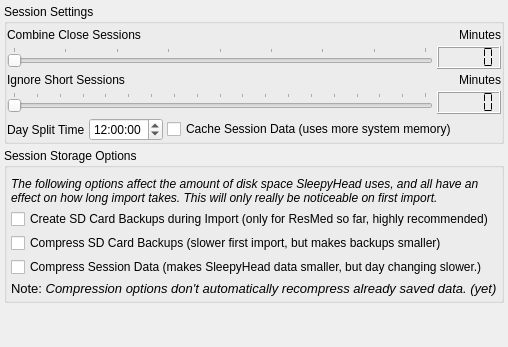
     <widget class="QWidget" name="importTab">
      <attribute name="title">
       <string>&amp;Import</string>
      </attribute>
      <layout class="QVBoxLayout" name="verticalLayout_5">
       <property name="spacing">
        <number>4</number>
       </property>
       <property name="margin">
        <number>4</number>
       </property>
       <item>
        <widget class="QGroupBox" name="groupBox_6">
         <property name="title">
          <string>Session Settings</string>
         </property>
         <layout class="QVBoxLayout" name="verticalLayout_10">
          <property name="spacing">
           <number>4</number>
          </property>
          <property name="leftMargin">
           <number>0</number>
          </property>
          <property name="topMargin">
           <number>4</number>
          </property>
          <property name="rightMargin">
           <number>0</number>
          </property>
          <property name="bottomMargin">
           <number>0</number>
          </property>
          <item>
           <layout class="QHBoxLayout" name="horizontalLayout_4">
            <item>
             <widget class="QLabel" name="label">
              <property name="text">
               <string>Combine Close Sessions </string>
              </property>
              <property name="alignment">
               <set>Qt::AlignLeading|Qt::AlignLeft|Qt::AlignVCenter</set>
              </property>
             </widget>
            </item>
            <item>
             <widget class="QLabel" name="label_4">
              <property name="text">
               <string>Minutes</string>
              </property>
              <property name="alignment">
               <set>Qt::AlignRight|Qt::AlignTrailing|Qt::AlignVCenter</set>
              </property>
             </widget>
            </item>
           </layout>
          </item>
          <item>
           <layout class="QHBoxLayout" name="horizontalLayout_2">
            <item>
             <widget class="QSlider" name="combineSlider">
              <property name="minimumSize">
               <size>
                <width>0</width>
                <height>0</height>
               </size>
              </property>
              <property name="toolTip">
               <string>Multiple sessions closer together than this value will be kept on the same day.
</string>
              </property>
              <property name="minimum">
               <number>0</number>
              </property>
              <property name="maximum">
               <number>240</number>
              </property>
              <property name="singleStep">
               <number>10</number>
              </property>
              <property name="pageStep">
               <number>60</number>
              </property>
              <property name="value">
               <number>0</number>
              </property>
              <property name="orientation">
               <enum>Qt::Horizontal</enum>
              </property>
              <property name="invertedAppearance">
               <bool>false</bool>
              </property>
              <property name="invertedControls">
               <bool>false</bool>
              </property>
              <property name="tickPosition">
               <enum>QSlider::TicksAbove</enum>
              </property>
              <property name="tickInterval">
               <number>30</number>
              </property>
             </widget>
            </item>
            <item>
             <widget class="QLCDNumber" name="combineLCD">
              <property name="frameShape">
               <enum>QFrame::Box</enum>
              </property>
              <property name="numDigits">
               <number>5</number>
              </property>
              <property name="segmentStyle">
               <enum>QLCDNumber::Flat</enum>
              </property>
             </widget>
            </item>
           </layout>
          </item>
          <item>
           <layout class="QHBoxLayout" name="horizontalLayout_5">
            <item>
             <widget class="QLabel" name="label_3">
              <property name="text">
               <string>Ignore Short Sessions</string>
              </property>
              <property name="alignment">
               <set>Qt::AlignLeading|Qt::AlignLeft|Qt::AlignVCenter</set>
              </property>
             </widget>
            </item>
            <item>
             <widget class="QLabel" name="label_5">
              <property name="text">
               <string>Minutes</string>
              </property>
              <property name="alignment">
               <set>Qt::AlignRight|Qt::AlignTrailing|Qt::AlignVCenter</set>
              </property>
             </widget>
            </item>
           </layout>
          </item>
          <item>
           <layout class="QHBoxLayout" name="horizontalLayout_3">
            <item>
             <widget class="QSlider" name="IgnoreSlider">
              <property name="toolTip">
               <string>&lt;!DOCTYPE HTML PUBLIC &quot;-//W3C//DTD HTML 4.0//EN&quot; &quot;http://www.w3.org/TR/REC-html40/strict.dtd&quot;&gt;
&lt;html&gt;&lt;head&gt;&lt;meta name=&quot;qrichtext&quot; content=&quot;1&quot; /&gt;&lt;style type=&quot;text/css&quot;&gt;
p, li { white-space: pre-wrap; }
&lt;/style&gt;&lt;/head&gt;&lt;body style=&quot; font-family:'Cantarell'; font-size:11pt; font-weight:400; font-style:normal;&quot;&gt;
&lt;p style=&quot; margin-top:0px; margin-bottom:0px; margin-left:0px; margin-right:0px; -qt-block-indent:0; text-indent:0px;&quot;&gt;Sessions shorter in duration than this will not be displayed&lt;span style=&quot; font-style:italic;&quot;&gt;.&lt;/span&gt;&lt;/p&gt;
&lt;p style=&quot;-qt-paragraph-type:empty; margin-top:0px; margin-bottom:0px; margin-left:0px; margin-right:0px; -qt-block-indent:0; text-indent:0px; font-style:italic;&quot;&gt;&lt;/p&gt;&lt;/body&gt;&lt;/html&gt;</string>
              </property>
              <property name="maximum">
               <number>90</number>
              </property>
              <property name="pageStep">
               <number>5</number>
              </property>
              <property name="orientation">
               <enum>Qt::Horizontal</enum>
              </property>
              <property name="tickPosition">
               <enum>QSlider::TicksAbove</enum>
              </property>
              <property name="tickInterval">
               <number>5</number>
              </property>
             </widget>
            </item>
            <item>
             <widget class="QLCDNumber" name="IgnoreLCD">
              <property name="frameShape">
               <enum>QFrame::Box</enum>
              </property>
              <property name="segmentStyle">
               <enum>QLCDNumber::Flat</enum>
              </property>
             </widget>
            </item>
           </layout>
          </item>
          <item>
           <layout class="QHBoxLayout" name="horizontalLayout">
            <item>
             <widget class="QLabel" name="label_2">
              <property name="text">
               <string>Day Split Time</string>
              </property>
              <property name="alignment">
               <set>Qt::AlignLeading|Qt::AlignLeft|Qt::AlignVCenter</set>
              </property>
             </widget>
            </item>
            <item>
             <widget class="QTimeEdit" name="timeEdit">
              <property name="toolTip">
               <string>Sessions starting before this time will go to the previous calendar day.</string>
              </property>
              <property name="buttonSymbols">
               <enum>QAbstractSpinBox::UpDownArrows</enum>
              </property>
              <property name="dateTime">
               <datetime>
                <hour>12</hour>
                <minute>0</minute>
                <second>0</second>
                <year>2000</year>
                <month>1</month>
                <day>1</day>
               </datetime>
              </property>
             </widget>
            </item>
            <item>
             <widget class="QCheckBox" name="cacheSessionData">
              <property name="toolTip">
               <string>Keep session data in memory to speed up revisiting days.</string>
              </property>
              <property name="text">
               <string>Cache Session Data (uses more system memory)</string>
              </property>
             </widget>
            </item>
            <item>
             <spacer name="horizontalSpacer">
              <property name="orientation">
               <enum>Qt::Horizontal</enum>
              </property>
              <property name="sizeHint" stdset="0">
               <size>
                <width>40</width>
                <height>20</height>
               </size>
              </property>
             </spacer>
            </item>
           </layout>
          </item>
         </layout>
        </widget>
       </item>
       <item>
        <widget class="QGroupBox" name="groupBox_7">
         <property name="title">
          <string>Session Storage Options</string>
         </property>
         <layout class="QGridLayout" name="gridLayout_9">
          <property name="leftMargin">
           <number>4</number>
          </property>
          <property name="topMargin">
           <number>9</number>
          </property>
          <property name="rightMargin">
           <number>4</number>
          </property>
          <property name="bottomMargin">
           <number>4</number>
          </property>
          <property name="spacing">
           <number>4</number>
          </property>
          <item row="1" column="0">
           <widget class="QCheckBox" name="createSDBackups">
            <property name="toolTip">
             <string>This maintains a backup of SD-card data for ResMed machines, 

ResMed machines delete high resolution data older than 7 days, 
and graph data older than 30 days..

Sleepyhead can keep a copy of this data if you ever need to reinstall. 
(Highly recomended, unless your short on disk space or don't care about the graph data)</string>
            </property>
            <property name="text">
             <string>Create SD Card Backups during Import (only for ResMed so far, highly recommended)</string>
            </property>
           </widget>
          </item>
          <item row="3" column="0">
           <widget class="QCheckBox" name="compressSessionData">
            <property name="toolTip">
             <string>This makes SleepyHead's data take around half as much space.
But it makes import and day changing take longer.. 
If you've got a new computer with a small solid state disk, this is a good option.</string>
            </property>
            <property name="text">
             <string>Compress Session Data (makes SleepyHead data smaller, but day changing slower.)</string>
            </property>
           </widget>
          </item>
          <item row="2" column="0">
           <widget class="QCheckBox" name="compressSDBackups">
            <property name="toolTip">
             <string>Compress ResMed (EDF) backups to save disk space.
Backed up EDF files are stored in the .gz format, 
which is common on Mac &amp; Linux platforms.. 

SleepyHead can import from this compressed backup directory natively.. 
To use with ResScan will require the .gz files to be uncompressed first..</string>
            </property>
            <property name="text">
             <string>Compress SD Card Backups (slower first import, but makes backups smaller)</string>
            </property>
           </widget>
          </item>
          <item row="0" column="0">
           <widget class="QLabel" name="label_32">
            <property name="font">
             <font>
              <italic>true</italic>
             </font>
            </property>
            <property name="text">
             <string>The following options affect the amount of disk space SleepyHead uses, and all have an effect on how long import takes. This will only really be noticeable on first import.</string>
            </property>
            <property name="wordWrap">
             <bool>true</bool>
            </property>
           </widget>
          </item>
          <item row="4" column="0">
           <widget class="QLabel" name="label_41">
            <property name="text">
             <string>&lt;!DOCTYPE HTML PUBLIC &quot;-//W3C//DTD HTML 4.0//EN&quot; &quot;http://www.w3.org/TR/REC-html40/strict.dtd&quot;&gt;
&lt;html&gt;&lt;head&gt;&lt;meta name=&quot;qrichtext&quot; content=&quot;1&quot; /&gt;&lt;style type=&quot;text/css&quot;&gt;
p, li { white-space: pre-wrap; }
&lt;/style&gt;&lt;/head&gt;&lt;body style=&quot; font-family:'Sans'; font-size:10pt; font-weight:400; font-style:normal;&quot;&gt;
&lt;p style=&quot; margin-top:0px; margin-bottom:0px; margin-left:0px; margin-right:0px; -qt-block-indent:0; text-indent:0px;&quot;&gt;Note: &lt;span style=&quot; font-style:italic;&quot;&gt;Compression options don't automatically recompress already saved data. (yet)&lt;/span&gt;&lt;/p&gt;&lt;/body&gt;&lt;/html&gt;</string>
            </property>
           </widget>
          </item>
         </layout>
        </widget>
       </item>
       <item>
        <spacer name="verticalSpacer_4">
         <property name="orientation">
          <enum>Qt::Vertical</enum>
         </property>
         <property name="sizeHint" stdset="0">
          <size>
           <width>20</width>
           <height>40</height>
          </size>
         </property>
        </spacer>
       </item>
      </layout>
     </widget>
